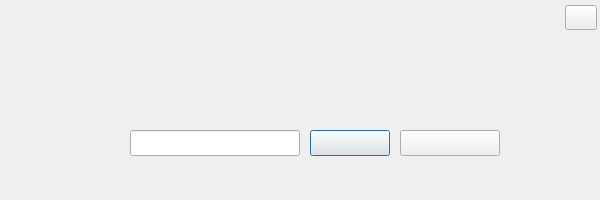
<?xml version="1.0" encoding="UTF-8"?>
<ui version="4.0">
 <class>DialogCancelSupport</class>
 <widget class="QDialog" name="DialogCancelSupport">
  <property name="geometry">
   <rect>
    <x>0</x>
    <y>0</y>
    <width>600</width>
    <height>200</height>
   </rect>
  </property>
  <property name="sizePolicy">
   <sizepolicy hsizetype="Fixed" vsizetype="Fixed">
    <horstretch>0</horstretch>
    <verstretch>0</verstretch>
   </sizepolicy>
  </property>
  <property name="maximumSize">
   <size>
    <width>600</width>
    <height>200</height>
   </size>
  </property>
  <property name="windowTitle">
   <string>取消赞助</string>
  </property>
  <widget class="QLineEdit" name="lineEdit">
   <property name="geometry">
    <rect>
     <x>130</x>
     <y>130</y>
     <width>170</width>
     <height>26</height>
    </rect>
   </property>
   <property name="sizePolicy">
    <sizepolicy hsizetype="Fixed" vsizetype="Fixed">
     <horstretch>0</horstretch>
     <verstretch>0</verstretch>
    </sizepolicy>
   </property>
   <property name="minimumSize">
    <size>
     <width>170</width>
     <height>26</height>
    </size>
   </property>
   <property name="maximumSize">
    <size>
     <width>170</width>
     <height>26</height>
    </size>
   </property>
  </widget>
  <widget class="QPushButton" name="pushButton_cancel_support">
   <property name="geometry">
    <rect>
     <x>310</x>
     <y>130</y>
     <width>80</width>
     <height>26</height>
    </rect>
   </property>
   <property name="sizePolicy">
    <sizepolicy hsizetype="Fixed" vsizetype="Fixed">
     <horstretch>0</horstretch>
     <verstretch>0</verstretch>
    </sizepolicy>
   </property>
   <property name="minimumSize">
    <size>
     <width>80</width>
     <height>26</height>
    </size>
   </property>
   <property name="maximumSize">
    <size>
     <width>80</width>
     <height>26</height>
    </size>
   </property>
   <property name="text">
    <string/>
   </property>
  </widget>
  <widget class="QPushButton" name="pushButton_support_continue">
   <property name="geometry">
    <rect>
     <x>400</x>
     <y>130</y>
     <width>100</width>
     <height>26</height>
    </rect>
   </property>
   <property name="sizePolicy">
    <sizepolicy hsizetype="Fixed" vsizetype="Fixed">
     <horstretch>0</horstretch>
     <verstretch>0</verstretch>
    </sizepolicy>
   </property>
   <property name="minimumSize">
    <size>
     <width>100</width>
     <height>26</height>
    </size>
   </property>
   <property name="maximumSize">
    <size>
     <width>100</width>
     <height>26</height>
    </size>
   </property>
   <property name="text">
    <string/>
   </property>
  </widget>
  <widget class="QPushButton" name="pushButton_close">
   <property name="geometry">
    <rect>
     <x>565</x>
     <y>5</y>
     <width>32</width>
     <height>25</height>
    </rect>
   </property>
   <property name="sizePolicy">
    <sizepolicy hsizetype="Fixed" vsizetype="Fixed">
     <horstretch>0</horstretch>
     <verstretch>0</verstretch>
    </sizepolicy>
   </property>
   <property name="minimumSize">
    <size>
     <width>32</width>
     <height>25</height>
    </size>
   </property>
   <property name="maximumSize">
    <size>
     <width>32</width>
     <height>25</height>
    </size>
   </property>
   <property name="text">
    <string/>
   </property>
  </widget>
 </widget>
 <resources/>
 <connections/>
</ui>
